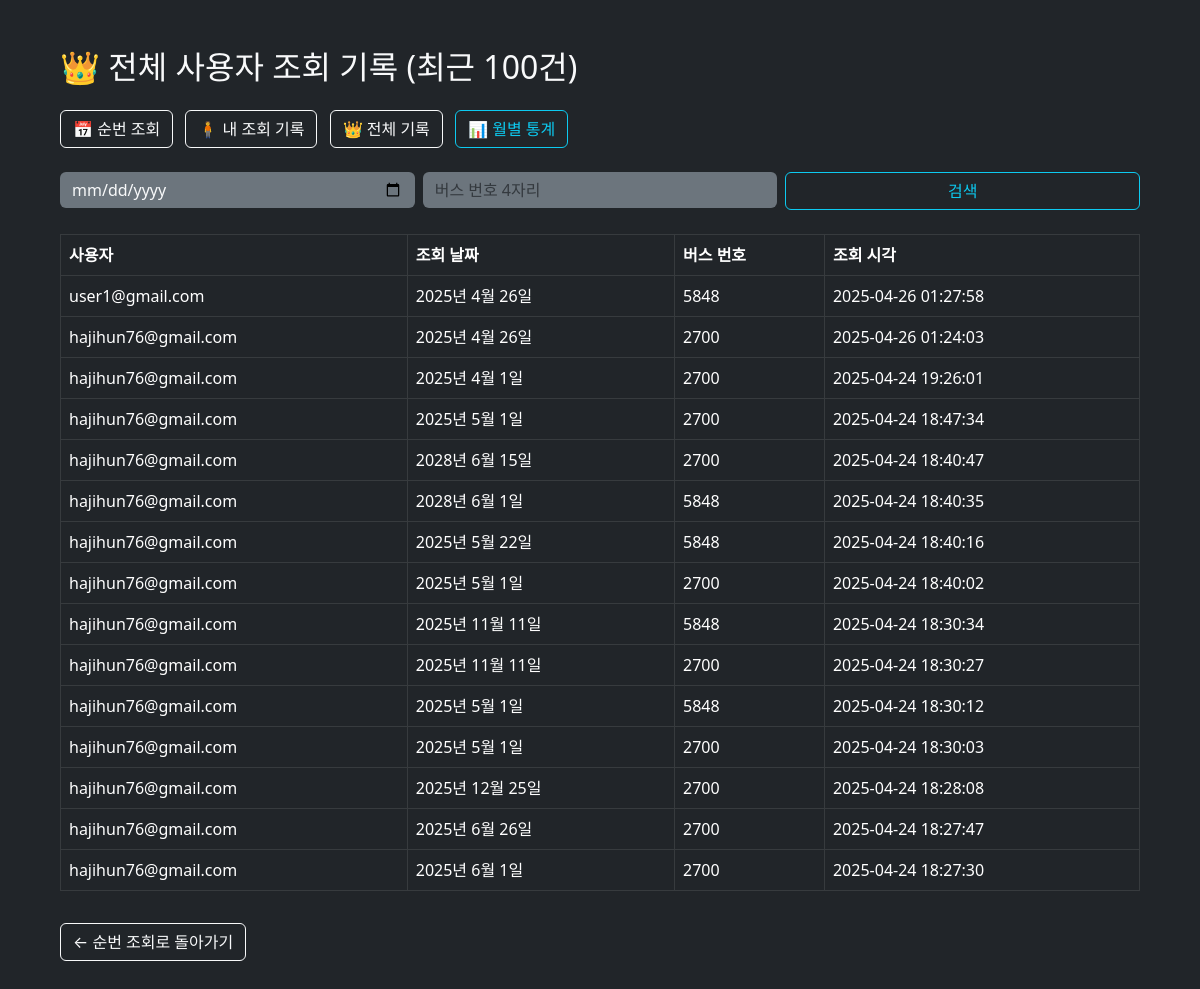
/busorder/logs/all/ (signed in), run on an earlier commit of the app's database.
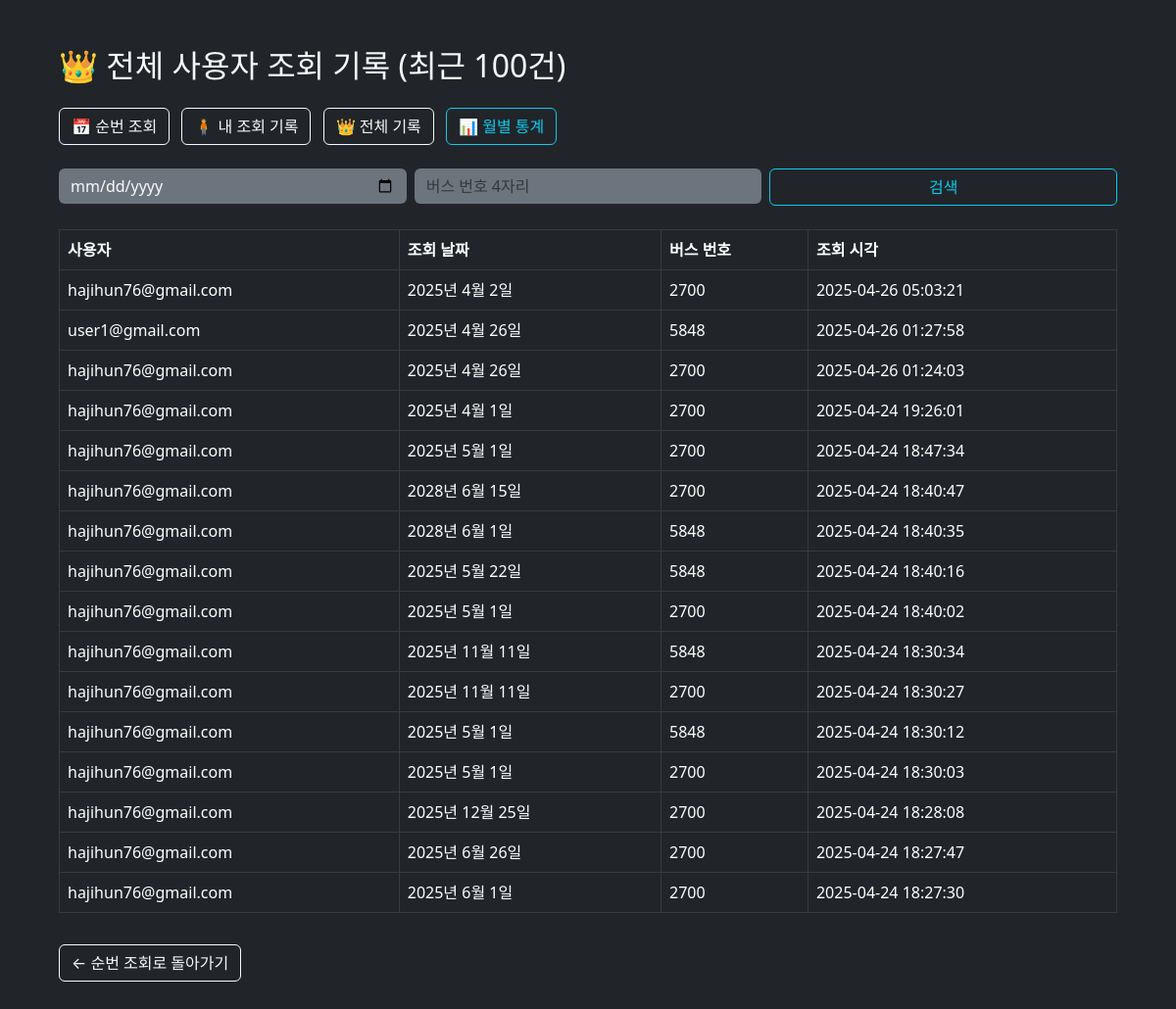
And on a later commit of the database.
### busorder/models.py (models this page shows, shortened)
class BusQueryLog(models.Model):
    user = models.ForeignKey(User, on_delete=models.CASCADE)
    date = models.DateField()
    bus_number = models.IntegerField()
    queried_at = models.DateTimeField(auto_now_add=True)

### blog/models.py (models this page shows, shortened)
class User(AbstractUser):
    nickname = models.CharField(
        max_length=15,
        unique=True,
        null=True,
        blank=True,
        validators=[validate_no_special_characters],
        error_messages={'unique': '이미 사용중인 닉네임입니다.'},
    )
    profile_pic = models.ImageField(default='default_profile_pic.jpg', upload_to='profile_pics')
    intro = models.CharField(max_length=60, blank=True)

### busorder/views.py (the view)
# urls.py: path("logs/all/", views.query_logs_all, name="query_logs_all"),  # 관리자 전용
@login_required
@permission_required('busorder.can_access_busorder', raise_exception=True)
def query_logs_all(request):
    logs = BusQueryLog.objects.all().order_by('-queried_at')
    date = request.GET.get('date')
    bus_number = request.GET.get('bus_number')
    if date:
        logs = logs.filter(date=date)
    if bus_number:
        try:
            bus_number = int(bus_number)
            logs = logs.filter(bus_number=bus_number)
        except ValueError:
            pass  # 숫자 아닐 경우 무시
    return render(request, "busorder/logs_all.html", {"logs": logs})

### busorder/templates/busorder/logs_all.html (shortened to what this page needs)
<!DOCTYPE html>
<html lang="ko">
<head>
  <link rel="stylesheet" href="https://cdn.jsdelivr.net/gh/orioncactus/pretendard/dist/web/static/pretendard.css" />
  <link href="https://cdn.jsdelivr.net/npm/bootstrap@5.3.0/dist/css/bootstrap.min.css" rel="stylesheet">
</head>
<body class="bg-dark text-light p-5">
<div class="container">
  <h2 class="mb-4">👑 전체 사용자 조회 기록 (최근 100건)</h2>
  <div class="mb-4">
    <a href="{% url 'busorder:calendar-view' %}" class="btn btn-outline-light me-2">📅 순번 조회</a>
    <a href="{% url 'busorder:query_logs' %}" class="btn btn-outline-light me-2">🧍 내 조회 기록</a>
    <a href="{% url 'busorder:query_logs_all' %}" class="btn btn-outline-light me-2">👑 전체 기록</a>
    <a href="{% url 'busorder:busorder_stats' %}" class="btn btn-outline-info">📊 월별 통계</a>
  </div>
<form method="get" class="row g-2 mb-4">
  <div class="col-md-4">
    <input type="date" name="date" class="form-control bg-secondary text-light border-0"
          value="{{ request.GET.date }}">
  </div>
  <div class="col-md-4">
    <input type="text" name="bus_number" class="form-control bg-secondary text-light border-0"
          placeholder="버스 번호 4자리" value="{{ request.GET.bus_number }}">
  </div>
  <div class="col-md-4">
    <button type="submit" class="btn btn-outline-info w-100">검색</button>
  </div>
</form>
  <table class="table table-dark table-hover table-bordered">
    <thead>
      <tr>
        <th>사용자</th>
        <th>조회 날짜</th>
        <th>버스 번호</th>
        <th>조회 시각</th>
      </tr>
    </thead>
    <tbody>
      {% for log in logs %}
      <tr>
        <td>{{ log.user.email }}</td>
        <td>{{ log.date }}</td>
        <td>{{ log.bus_number }}</td>
        <td>{{ log.queried_at|date:"Y-m-d H:i:s" }}</td>
      </tr>
      {% empty %}
      <tr>
        <td colspan="4" class="text-center">조회 기록이 없습니다.</td>
      </tr>
      {% endfor %}
    </tbody>
  </table>
  <a href="{% url 'busorder:calendar-view' %}" class="btn btn-outline-light mt-3">← 순번 조회로 돌아가기</a>
</div>
</body>
</html>

What changed in the data, as far as the page shows it:
added BusQueryLog: user.email "hajihun76@gmail.com", date "2025년 4월 2일", bus_number "2700", queried_at "2025-04-26 05:03:21"
